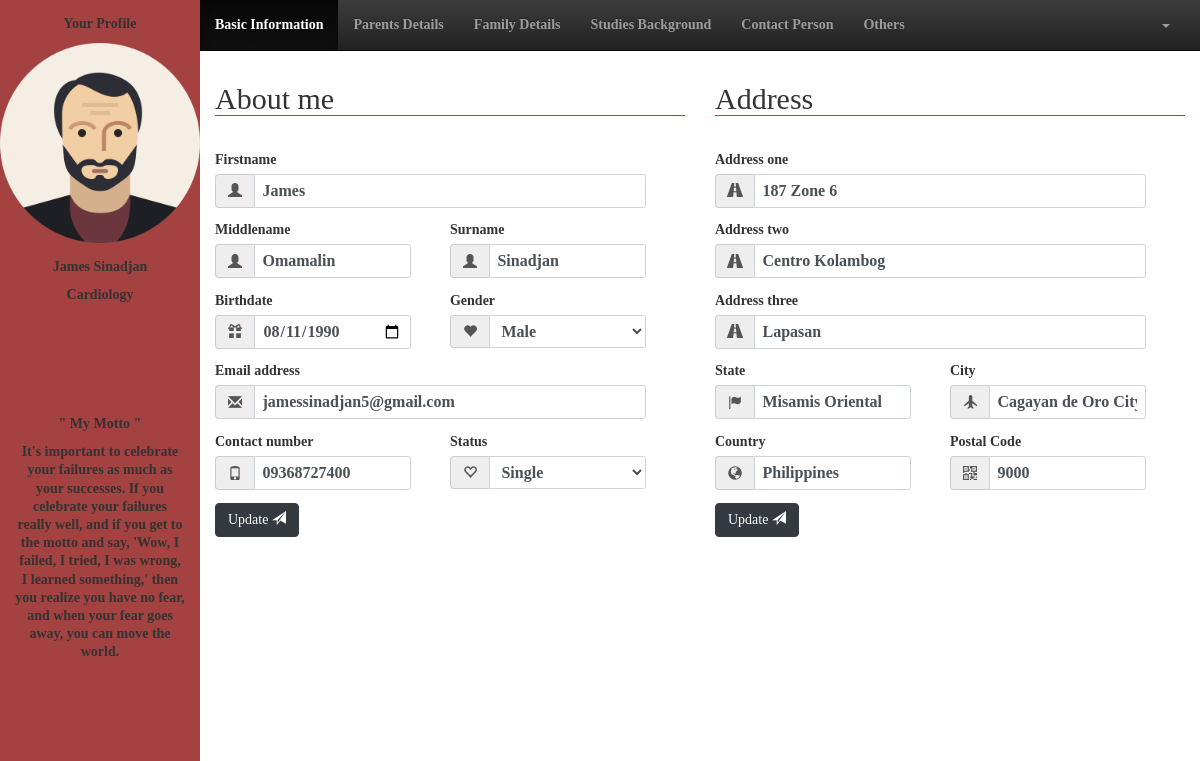
The app's page /user/basicinfo.php?id=6 (signed in), older data.
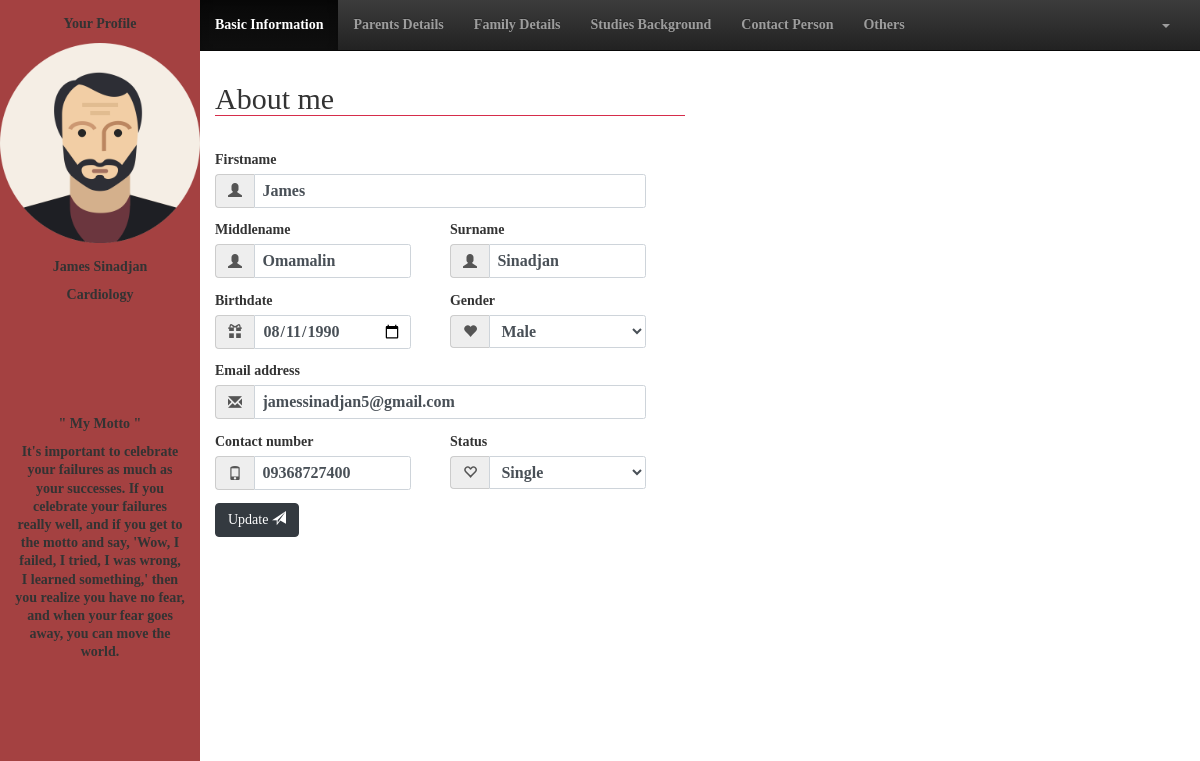
The same page, newer data.
### tables this page shows
CREATE TABLE `staff` (
  `staff_id` bigint(20) NOT NULL,
  `fname` varchar(50) NOT NULL,
  `mname` varchar(50) DEFAULT NULL,
  `lname` varchar(50) NOT NULL,
  `birthdate` date NOT NULL,
  `cellnum` varchar(50) NOT NULL,
  `telnum` varchar(50) DEFAULT NULL,
  `email` varchar(50) NOT NULL,
  `status` varchar(50) NOT NULL,
  `gender` varchar(50) NOT NULL,
  `type` varchar(50) NOT NULL,
  `department` varchar(50) NOT NULL,
  `password` varchar(50) NOT NULL
);

CREATE TABLE `current_address` (
  `staff_id` bigint(20) DEFAULT NULL,
  `addOne` varchar(50) DEFAULT NULL,
  `addTwo` varchar(50) DEFAULT NULL,
  `addTre` varchar(50) DEFAULT NULL,
  `state` varchar(50) NOT NULL,
  `city` varchar(50) NOT NULL,
  `country` varchar(50) NOT NULL,
  `postCode` int(11) NOT NULL
);

### user/basicinfo.php (the view, shortened to what the changed rows need)
<!DOCTYPE html>
	<html lang="en">
	<head>
		<link rel="stylesheet" href="css/bootstrap.css">
		<link rel="stylesheet" href="css/stylesheet.css">
		<link rel="stylesheet" href="css/bootstrap-theme.css">
	</head>
	<body>
		<div class="col-2">
			<div class="row-12 sidebar">
				<div class="row-6">
					<?php
						$space = " ";
						$id = $_GET['id'];
						include_once("action/session.php");
						$query = "SELECT * FROM staff WHERE staff_id = '$id'";
						$result = mysqli_query($connect,$query);
						if(mysqli_num_rows($result) > 0){
							while($row = mysqli_fetch_assoc($result)):
					?>
					<form action="">
						<div class="row-2 container text-center">
							<p>Your Profile</p>
						</div>
						<div class="row-7 text-center">
							<img src="img/avatar.png" alt="" style="width: 200px; height: 200px;">
						</div>
						<div class="row-3 container text-center">
							<p><?php echo $row['fname'].$space.$row['lname'] ?></p>
							<p><?php echo $row['department'] ?></p>
						</div>
					</form>
					<?php endwhile;} ?>
				</div>
			</div>
		</div>
		<div class="col-10">
			<div class="row-10">
				<div class="col-6">
					<form class="row-12" action="action/update_basicinfo.php<?php echo '?id='.$_GET['id'].''?>" method="post">
						<?php
							$id = $_GET['id'];
							include_once("action/session.php");
							$query = "SELECT * FROM staff WHERE staff_id = '$id'";
							$result = mysqli_query($connect,$query);
							if(mysqli_num_rows($result) > 0){
								while($row = mysqli_fetch_assoc($result)):
						?>
						<div class="container form-group">
							<legend><h2>About me</h2></legend>
						</div>
						<div class="container row-1 form-group" style="margin-bottom: 15px;">
							<div class=" col-11">
								<label for="">Firstname</label>
								<div class="input-group">
									<span class="input-group-addon"><i class="glyphicon glyphicon-user"></i></span>
									<input class="form-control" type="text" name="fname" required placeholder="firstname" value="<?php echo $row['fname'] ?>">
								</div>
							</div>
						</div>
						<div class="container row-1 form-group" style="margin-bottom: 15px;">
							<div class=" col-5">
								<label for="">Middlename</label>
								<div class="input-group">
									<span class="input-group-addon"><i class="glyphicon glyphicon-user"></i></span>
									<input class="form-control" type="text" name="mname" required placeholder="middlename" value="<?php echo $row['mname'] ?>">
								</div>
							</div>
							<div class="col-1"></div>
							<div class=" col-5">
								<label for="">Surname</label>
								<div class="input-group">
									<span class="input-group-addon"><i class="glyphicon glyphicon-user"></i></span>
									<input class="form-control" type="text" name="sname" required placeholder="surname" value="<?php echo $row['lname'] ?>">
								</div>
							</div>
						</div>
						<div class="container row-1 form-group" style="margin-bottom: 15px;">
							<div class="col-5">
								<label for="">Birthdate</label>
								<div class="input-group">
									<span class="input-group-addon"><i class="glyphicon glyphicon-gift"></i></span>
									<input class="form-control" type="date" name="dob" required value="<?php echo $row['birthdate'] ?>">
								</div>
							</div>
							<div class="col-1"></div>
							<div class="col-5">
								<label for="">Gender</label>
								<div class="input-group">
									<span class="input-group-addon"><i class="glyphicon glyphicon-heart"></i></span>
									<select class="form-control" name="gender">
	                                    <option value="Male">Male</option>
	                                </select>
								</div>
							</div>
						</div>
						<div class="container row-1 form-group" style="margin-bottom: 15px;">
							<div class="col-11">
								<label for="">Email address</label>
								<div class="input-group">
									<span class="input-group-addon"><i class="glyphicon glyphicon-envelope"></i></span>
									<input class="form-control" type="email" name="email" required placeholder="your@email.com" value="<?php echo $row['email'] ?>">
								</div>
							</div>
						</div>
						<div class="container row-1 form-group" style="margin-bottom: 15px;">
							<div class="col-5">
								<label for="">Contact number</label>
								<div class="input-group">
									<span class="input-group-addon"><i class="glyphicon glyphicon-phone"></i></span>
									<input class="form-control" type="text" name="contnum" required placeholder="+639 *** ****" value="<?php echo $row['cellnum'] ?>">
								</div>
							</div>
							<div class="col-1"></div>
							<div class="col-5">
								<label for="">Status</label>
								<div class="input-group">
									<span class="input-group-addon"><i class="glyphicon glyphicon-heart-empty"></i></span>
									<select class="form-control" name="status">
	                                    <option value="Single">Single</option>
	                                </select>
								</div>
							</div>
						</div>
						<div class="container row-1 form-group" style="margin-bottom: 15px;">
							<button class="btn btn-dark" type="submit" name="about_update" data-toggle="modal" data-target="#update">Update  <span class="glyphicon glyphicon-send"></span></button>
						</div>
						<?php endwhile;} ?>
					</form>
				</div>
				<div class="col-6">
					<form class="row-12" action="action/update_basicinfo.php<?php echo '?id='.$_GET['id'].''?>" method="post">
						<?php
							$id = $_GET['id'];
							include_once("action/session.php");
							$query = "SELECT * FROM current_address WHERE staff_id = '$id'";
							$result = mysqli_query($connect,$query);
							if(mysqli_num_rows($result) > 0){
								while($row = mysqli_fetch_assoc($result)):
						?>
						<div class="container form-group">
							<legend><h2>Address</h2></legend>
						</div>
						<div class="container row-1 form-group" style="margin-bottom: 15px;">
							<div class="col-11">
								<label for="">Address one</label>
								<div class="input-group">
									<span class="input-group-addon"><i class="glyphicon glyphicon-road"></i></span>
									<input class="form-control" type="text" required placeholder="address one" name="addOne" value="<?php echo $row['addOne'] ?>">
								</div>
							</div>
						</div>
						<div class="container row-1 form-group" style="margin-bottom: 15px;">
							<div class="col-11">
								<label for="">Address two</label>
								<div class="input-group">
									<span class="input-group-addon"><i class="glyphicon glyphicon-road"></i></span>
									<input class="form-control" type="text" required placeholder="address two" name="addTwo" value="<?php echo $row['addTwo'] ?>">
								</div>
							</div>
						</div>
						<div class="container row-1 form-group" style="margin-bottom: 15px;">
							<div class="col-11">
								<label for="">Address three</label>
								<div class="input-group">
									<span class="input-group-addon"><i class="glyphicon glyphicon-road"></i></span>
									<input class="form-control" type="text" required placeholder="address three" name="addTre" value="<?php echo $row['addTre'] ?>">
								</div>
							</div>
						</div>
						<div class="container row-1 form-group" style="margin-bottom: 15px;">
							<div class="col-5">
								<label for="">State</label>
								<div class="input-group">
									<span class="input-group-addon"><i class="glyphicon glyphicon-flag"></i></span>
									<input class="form-control" type="text" required placeholder="state" name="state" value="<?php echo $row['state'] ?>">
								</div>
							</div>
							<div class="col-1"></div>
							<div class="col-5">
								<label for="">City</label>
								<div class="input-group">
									<span class="input-group-addon"><i class="glyphicon glyphicon-plane"></i></span>
									<input class="form-control" type="text" required placeholder="city" name="city" value="<?php echo $row['city'] ?>">
								</div>
							</div>
						</div>
						<div class="container row-1 form-group" style="margin-bottom: 15px;">
							<div class="col-5">
								<label for="">Country</label>
								<div class="input-group">
									<span class="input-group-addon"><i class="glyphicon glyphicon-globe"></i></span>
									<input class="form-control" type="text" required placeholder="country" name="country" value="<?php echo $row['country'] ?>">
								</div>
							</div>
							<div class="col-1"></div>
							<div class="col-5">
								<label for="">Postal Code</label>
								<div class="input-group">
									<span class="input-group-addon"><i class="glyphicon glyphicon-qrcode"></i></span>
									<input class="form-control" type="text" required placeholder="zip code" name="postCode" value="<?php echo $row['postCode'] ?>">
								</div>
							</div>
						</div>
						<div class="container row-1 form-group" style="margin-bottom: 15px;">
							<button class="btn btn-dark" type="submit" name="add_update" data-toggle="modal" data-target="#update">Update
							<span class="glyphicon glyphicon-send"></span></button>
						</div>
						<?php endwhile;} ?>
					</form>
				</div>
			</div>
		</div>
	</body>
</html>

Row changes from the older to the newer data that the page shows:
removed current_address: addOne "187 Zone 6", addTwo "Centro Kolambog", addTre "Lapasan", state "Misamis Oriental", city "Cagayan de Oro City", country "Philippines", postCode "9000"
